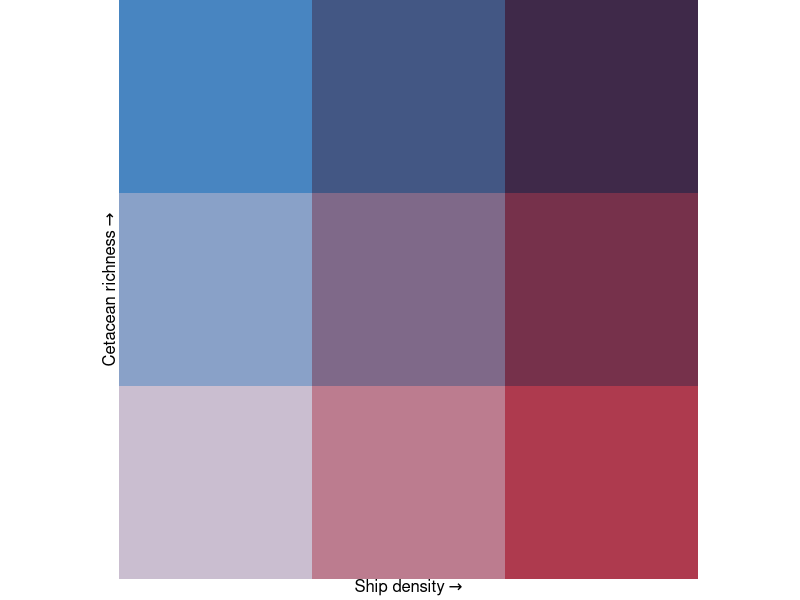

This chart was generated by the following R code: (Note: this script raises an error after producing the figure.)


#Palettes
#https://cran.r-project.org/web/packages/biscale/vignettes/bivariate_palettes.html
# test1 <- biscale::bi_pal(pal = "Bluegill", dim = 3, flip_axes = TRUE)


#https://gist.github.com/scbrown86/2779137a9378df7b60afd23e0c45c188#file-bivarrasterplot-r


#Load packages
library(data.table)
library(terra)
library(classInt)
library(patchwork)


#Functions
colmat2 <- function(nbreaks = 3, breakstyle = "quantile",
                   upperleft = "#0096EB", upperright = "#820050", 
                   bottomleft = "#BEBEBE", bottomright = "#FFE60F",
                   xlab = "x label", ylab = "y label", plotLeg = TRUE,
                   saveLeg = FALSE) {
  # Load required libraries
  library(terra)
  require(ggplot2)
  require(classInt)
  require(data.table)
  
  if (breakstyle == "sd") {
    warning("SD breaks style cannot be used.\nWill not always return the correct number of breaks.\nSee classInt::classIntervals() for details.\nResetting to quantile",
            call. = FALSE, immediate. = FALSE)
    breakstyle <- "quantile"
  }
  
  my.data <- seq(0, 1, .01)
  my.class <- classInt::classIntervals(my.data, n = nbreaks, style = breakstyle)
  my.pal.1 <- classInt::findColours(my.class, c(upperleft, bottomleft))
  my.pal.2 <- classInt::findColours(my.class, c(upperright, bottomright))
  
  col.matrix <- matrix(nrow = 101, ncol = 101, NA)
  
  for (i in 1:101) {
    my.col <- c(paste(my.pal.1[i]), paste(my.pal.2[i]))
    col.matrix[102 - i, ] <- classInt::findColours(my.class, my.col)
  }
  
  # Convert the matrix into a data.table for plotting
  col.matrix.dt <- as.data.table(as.data.frame(col.matrix))
  col.matrix.dt[, Y := .I]  # Create a Y column as row number
  
  # Melt the data.table to long format
  col.matrix.dt <- melt(col.matrix.dt, id.vars = "Y", variable.name = "X", value.name = "HEXCode")
  
  # Convert X to integer by removing the "V" from the column names
  col.matrix.dt[, X := as.integer(sub("V", "", X))]
  
  # Remove duplicates and reverse the Y column
  col.matrix.dt <- col.matrix.dt[!duplicated(HEXCode)]
  col.matrix.dt[, Y := rev(Y)]
  
  # Adjust X and Y for plotting
  col.matrix.dt[, `:=`(Y = rep(1:nbreaks, each = nbreaks), X = rep(1:nbreaks, times = nbreaks))]
  col.matrix.dt[, UID := .I]  # Create a UID column
  
  # Plot the legend if needed
  if (plotLeg) {
    p <- ggplot(col.matrix.dt, aes(X, Y, fill = HEXCode)) +
      geom_tile() +
      scale_fill_identity() +
      coord_equal(expand = FALSE) +
      theme_void() +
      theme(aspect.ratio = 1,
            axis.title = element_text(size = 12, colour = "black", hjust = 0.5, vjust = 1),
            axis.title.y = element_text(angle = 90, hjust = 0.5)) +
      xlab(bquote(.(xlab) ~  symbol("\256"))) +
      ylab(bquote(.(ylab) ~  symbol("\256")))
    
    print(p)
    assign("BivLegend", p, envir = .GlobalEnv)
  }
  
  # Save the legend if required
  if (saveLeg) {
    ggsave(filename = "bivLegend.pdf", plot = p, device = "pdf",
           path = "./", width = 4, height = 4, units = "in", dpi = 300)
  }
  
  seqs <- seq(0, 100, length.out = nbreaks + 1)
  seqs[1] <- 1
  col.matrix <- col.matrix[seqs, seqs]
  
  attr(col.matrix, "breakstyle") <- breakstyle
  attr(col.matrix, "nbreaks") <- nbreaks
  
  return(col.matrix)
}


bivariate.map2 <- function(rasterx, rastery, colourmatrix = col.matrix,
                          export.colour.matrix = TRUE,
                          outname = paste0("colMatrix_rasValues", names(rasterx))) {
  # Load required libraries
  require(terra)
  require(classInt)
  
  # Export colour matrix to a data.frame in the global environment if specified
  quanx <- values(rasterx)
  tempx <- data.frame(quanx = quanx, quantile = rep(NA, length(quanx)))
  brks <- with(tempx, classIntervals(quanx,
                                     n = attr(colourmatrix, "nbreaks"),
                                     style = attr(colourmatrix, "breakstyle"))$brks)
  
  # Add small noise to breaks
  brks[-1] <- brks[-1] + seq_along(brks[-1]) * .Machine$double.eps
  r1 <- within(tempx, quantile <- cut(quanx,
                                      breaks = brks,
                                      labels = 2:length(brks),
                                      include.lowest = TRUE))
  quantr <- data.frame(r1[, 2])
  
  quany <- values(rastery)
  tempy <- data.frame(quany = quany, quantile = rep(NA, length(quany)))
  brksy <- with(tempy, classIntervals(quany,
                                      n = attr(colourmatrix, "nbreaks"),
                                      style = attr(colourmatrix, "breakstyle"))$brks)
  
  brksy[-1] <- brksy[-1] + seq_along(brksy[-1]) * .Machine$double.eps
  r2 <- within(tempy, quantile <- cut(quany,
                                      breaks = brksy,
                                      labels = 2:length(brksy),
                                      include.lowest = TRUE))
  quantr2 <- data.frame(r2[, 2])
  
  as.numeric.factor <- function(x) {
    as.numeric(levels(x))[x]
  }
  
  col.matrix2 <- colourmatrix
  cn <- unique(colourmatrix)
  
  for (i in 1:length(col.matrix2)) {
    ifelse(is.na(col.matrix2[i]),
           col.matrix2[i] <- 1, 
           col.matrix2[i] <- which(col.matrix2[i] == cn)[1]
    )
  }
  
  # Export the colour matrix to data.frame in the global environment
  if (export.colour.matrix) {
    exportCols <- as.data.frame(cbind(
      as.vector(col.matrix2), 
      as.vector(colourmatrix), 
      t(col2rgb(as.vector(colourmatrix)))
    ))
    colnames(exportCols)[1:2] <- c("rasValue", "HEX")
    
    # Export to the global environment
    assign(
      x = outname,
      value = exportCols,
      pos = .GlobalEnv
    )
  }
  
  cols <- numeric(length(quantr[, 1]))
  
  for (i in 1:length(quantr[, 1])) {
    a <- as.numeric.factor(quantr[i, 1])
    b <- as.numeric.factor(quantr2[i, 1])
    cols[i] <- as.numeric(col.matrix2[b, a])
  }
  
  # Create a new raster from the modified values
  r <- rasterx
  values(r) <- cols  # Assign new values to raster
  
  return(r)
}


  
  # Define the number of breaks
  nBreaks <- 3
  
  
  # Create the colour matrix
  col.matrixQ <- colmat2(nbreaks = nBreaks, breakstyle = "quantile",
                        xlab = "Ship density", ylab = "Cetacean richness", 
                        bottomright = "#4885C1", upperright = "#3F2949",
                        bottomleft = "#CABED0", upperleft = "#AE3A4E",
                        saveLeg = FALSE, plotLeg = TRUE)
  
  # create the bivariate raster

 bivmapQ <- bivariate.map2(rasterx = terciles_reclassified_all_summed, rastery = terciles_reclassified_cetaceans,
#  bivmapQ <- bivariate.map2(rasterx = all_summed, rastery = cetaceans_sr_raster,
                           export.colour.matrix = FALSE,
                           colourmatrix = col.matrixQ)
  
  
    # Convert to dataframe for plotting with ggplot
  bivMapDFQ <- setDT(as.data.frame(bivmapQ, xy = TRUE))
  colnames(bivMapDFQ)[3] <- "BivValue"
  bivMapDFQ <- melt(bivMapDFQ, id.vars = c("x", "y"),
                    measure.vars = "BivValue",
                    value.name = "bivVal",
                    variable.name = "Variable")
  
  # Make the map using ggplot
  map_q <- ggplot(bivMapDFQ, aes(x = x, y = y)) +
    geom_raster(aes(fill = bivVal)) +
    scale_y_continuous(breaks = seq(-20, 60, by = 10), 
                       labels = paste0(seq(-20, 60, 10), "°")) +
    scale_x_continuous(breaks = seq(50, 175, 25), 
                       labels = paste0(seq(50, 175, 25), "°")) +
    scale_fill_gradientn(colours = col.matrixQ, na.value = "transparent") + 
    theme_bw() +
    theme(text = element_text(size = 10, colour = "black")) +
    borders(colour = "black", size = 0.5) +
    coord_quickmap(expand = FALSE, xlim = c(-180, 180), ylim = c(-90, 90)) +  # Adjusted limits for global view
    theme(legend.position = "none",
          plot.background = element_blank(),
          strip.text = element_text(size = 12, colour = "black"),
          axis.text.y = element_text(angle = 90, hjust = 0.5),
          axis.text = element_text(size = 12, colour = "black"),
          axis.title = element_text(size = 12, colour = "black")) +
    labs(x = "Longitude", y = "Latitude")
  
  map_q
  
  
  ########################################################################################################################### 
  
  # Using different breaks algorithm
  # Create the colour matrix
  col.matrixF <- colmat2(nbreaks = nBreaks, breakstyle = "fisher",
                        xlab = "Ship density", ylab = "Cetacean Richness", 
                        bottomright = "#F7900A", upperright = "#993A65",
                        bottomleft = "#44B360", upperleft = "#3A88B5",
                        saveLeg = FALSE, plotLeg = TRUE)
  
  # create the bivariate raster
  
  bivmapF <- bivariate.map2(rasterx = terciles_reclassified_all_summed, rastery = terciles_reclassified_cetaceans,
                            export.colour.matrix = FALSE,
                           colourmatrix = col.matrixF)
  
  bivMapDFF <- setDT(as.data.frame(bivmapF, xy = TRUE))
  
  colnames(bivMapDFF)[3] <- "BivValue"
  
  bivMapDFF <- melt(bivMapDFF, id.vars = c("x", "y"),
                    measure.vars = "BivValue",
                    value.name = "bivVal",
                    variable.name = "Variable")
  
  # Make the map using ggplot
  map_F <- ggplot(bivMapDFF, aes(x = x, y = y)) +
    geom_raster(aes(fill = bivVal)) +
    scale_y_continuous(breaks = seq(-20, 60, by = 10), 
                       labels = paste0(seq(-20, 60, 10), "°")) +
    scale_x_continuous(breaks = seq(50,175,25), 
                       labels = paste0(seq(50,175,25), "°")) +
    scale_fill_gradientn(colours = col.matrixF, na.value = "transparent") + 
    theme_bw() +
    theme(text = element_text(size = 10, colour = "black")) +
    borders(colour = "black", size = 0.5) +
    coord_quickmap(expand = FALSE, xlim = c(-180, 180), ylim = c(-90, 90)) +  # Adjusted limits for global view
    theme(legend.position = "none",
          plot.background = element_blank(),
          strip.text = element_text(size = 12, colour = "black"),
          axis.text.y = element_text(angle = 90, hjust = 0.5),
          axis.text = element_text(size = 12, colour = "black"),
          axis.title = element_text(size = 12, colour = "black")) +
    labs(x = "Longitude", y = "Latitude")
  
  fig <- {{map_q + ggtitle("Quantile breaks")} / {map_F + ggtitle("Fisher breaks")} } + 
    inset_element(BivLegend + theme(plot.background = element_rect(fill = "white",
                                                                   colour = NA)), 
                  left = 0.5, bottom = 0.5, right = 1.2, top = 0.90,
                  align_to = "full") +
    plot_annotation(caption = "Both plots are made on the same data, but have breaks defined differently")
  
  fig
 
  ###########################################################################################################################
  
   # Save
  ggplot2::ggsave(plot = fig,
         filename = "BivariatePlot_ggsave.pdf",
         device = "pdf", path = "./",
         width = 6, height = 7, units = "in",
         dpi = 320)
